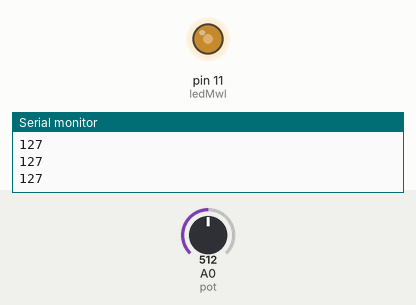
A sketch run on a simulated Arduino Uno, built with avr-gcc and run on an emulated ATmega328P. On the bench: output pins drawn as LEDs (lit = HIGH), the last lines printed to the serial monitor. Inputs (shaded band) come from the test bench; at power-on: A0 (pot) = 512.

Above: at 1.2 s.
1.3 s: A0 (pot) set to 716
At 2.4 s:
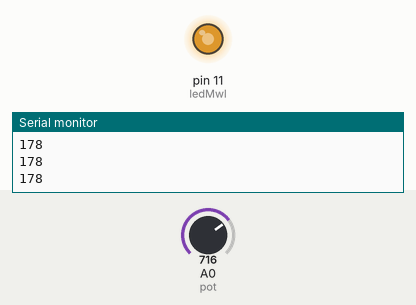
2.8 s: A0 (pot) set to 900
At 3.7 s:
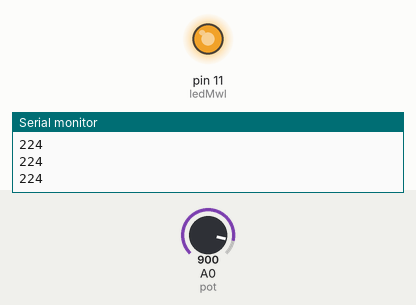
4.3 s: A0 (pot) set to 122
At 5.0 s:
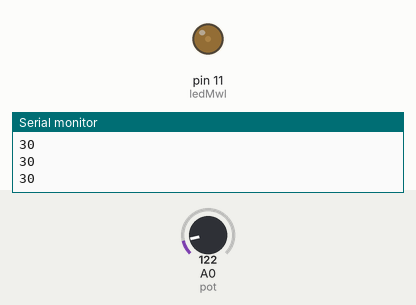
5.8 s: A0 (pot) set to 0
At 6.3 s:
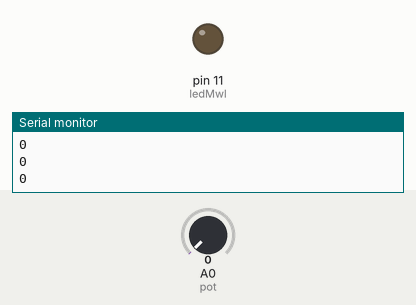
7.3 s: A0 (pot) set to 511
At 7.6 s:
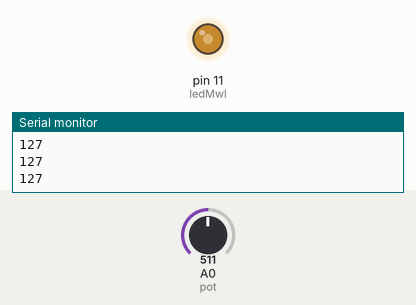
Timing chart, 0 to 9.8 s (numbered marks = the images above; inputs shaded):
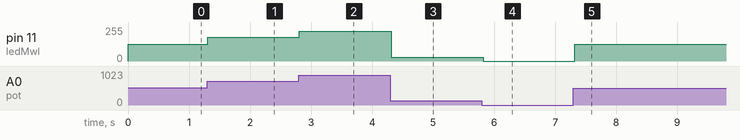

Measured:
- after the input at 1.3 s, pin 11 (ledMwl): 127/255 → 178/255 at once
- after the input at 2.8 s, pin 11 (ledMwl): 178/255 → 224/255 at once
- after the input at 4.3 s, pin 11 (ledMwl): 224/255 → 30/255 at once
- after the input at 5.8 s, pin 11 (ledMwl): 30/255 → 0/255 at once
- after the input at 7.3 s, pin 11 (ledMwl): 0/255 → 127/255 at once

The sketch:

controlando_led_potenc.ino
```cpp
int ledMwl = 11;
int pot = A0;

void setup(){
  Serial.begin(9600);
  pinMode(pot, INPUT);
  pinMode(ledMwl, OUTPUT);
}

void loop() {
  long leitura = analogRead(pot);

//  Serial.println(leitura);

  // regra de 3
  //long x = (leitura * 255) / 1023;

  // lib para calcular regra de 3
  long x = map(leitura, 0, 1023, 0, 255);

  Serial.println(x);

  analogWrite(ledMwl, x);

  delay(100);
}
```
